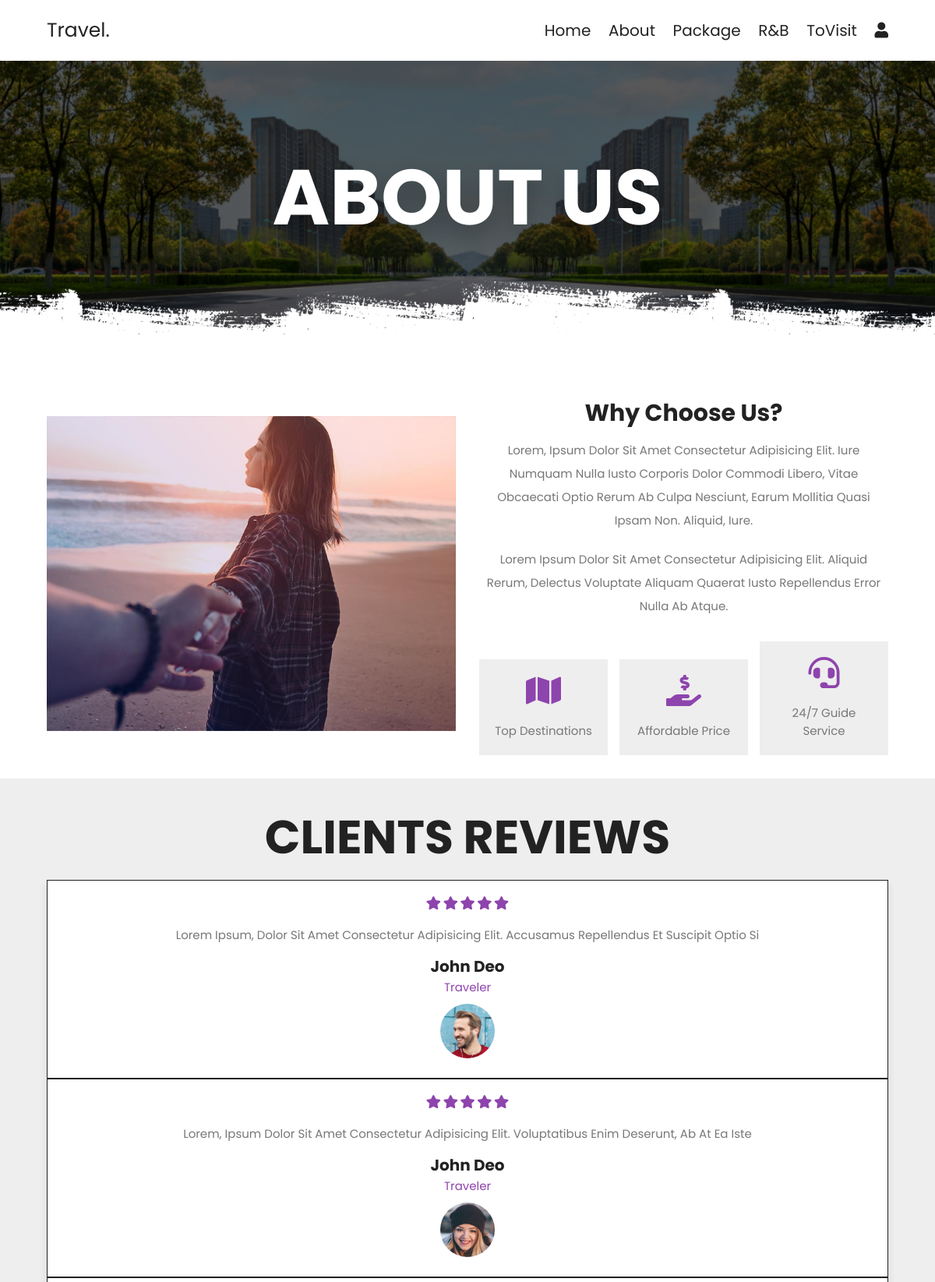
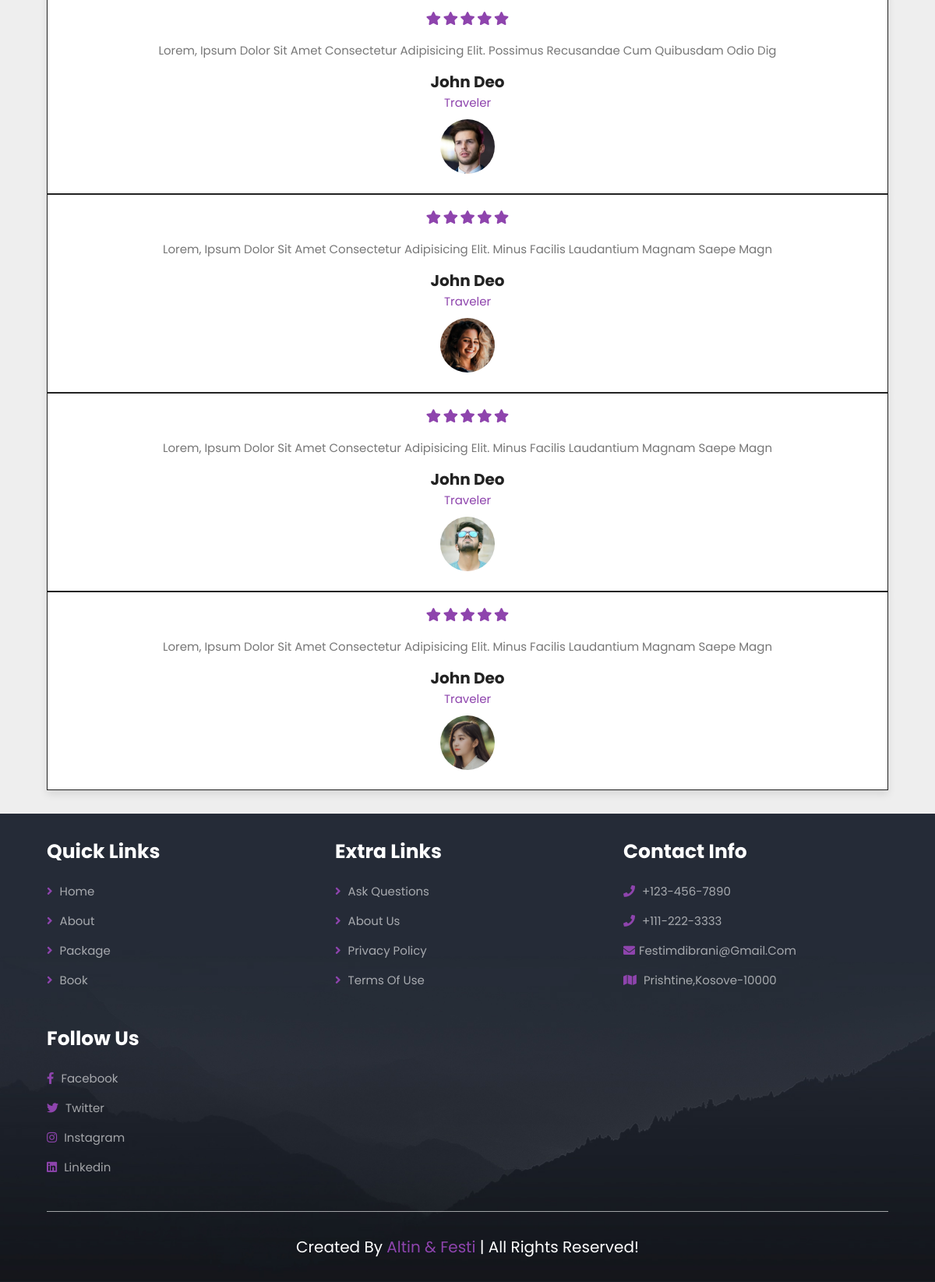
/About.php, run on the app's committed database (2 pictures, top to bottom).
### tables this page shows
CREATE TABLE `reviews` (
  `ID` int(11) NOT NULL,
  `review_description` varchar(100) NOT NULL,
  `review_client` varchar(50) NOT NULL,
  `review_image` text NOT NULL,
  `created_by` varchar(5) NOT NULL,
  `time` timestamp NOT NULL DEFAULT current_timestamp() ON UPDATE current_timestamp()
);

### About.php (the view, shortened to what this page needs)
<?php
 $conn=mysqli_connect("localhost","root","","about");
 $sql="SELECT * from reviews";
 $all_products=$conn->query($sql);
?>
<!DOCTYPE html>
<html lang="en">
<head>
   <link rel="stylesheet" href="https://unpkg.com/swiper@7/swiper-bundle.min.css" />
   <link rel="stylesheet" href="https://unpkg.com/swiper@7/swiper-bundle.min.css" />
   <link rel="stylesheet" href="https://cdnjs.cloudflare.com/ajax/libs/font-awesome/5.15.4/css/all.min.css">
   <link rel="stylesheet" href="style.css">
</head>
<body>
<section class="header">
   <a href="Home.php" class="logo">travel.</a>
   <nav class="navbar">
      <a href="home.php">home</a>
      <a href="about.php">about</a>
      <a href="package.php">package</a>
      <a href="book.php">R&B</a>
      <a href="Places.php">toVisit</a>
      <a href="#"><div id="login-btn" class="fas fa-user"></div></a>
   </nav>
</section>
<div class="heading" style="background:url(Fotot/header-bg-1.png) no-repeat">
   <h1>about us</h1>
</div>
<section class="about">
   <div class="image">
      <img src="Fotot/about-img.jpg" alt="">
   </div>
   <div class="content">
      <h3>why choose us?</h3>
      <p>Lorem, ipsum dolor sit amet consectetur adipisicing elit. Iure numquam nulla iusto corporis dolor commodi libero, vitae obcaecati optio rerum ab culpa nesciunt, earum mollitia quasi ipsam non. Aliquid, iure.</p>
      <p>Lorem ipsum dolor sit amet consectetur adipisicing elit. Aliquid rerum, delectus voluptate aliquam quaerat iusto repellendus error nulla ab atque.</p>
      <div class="icons-container">
         <div class="icons">
            <i class="fas fa-map"></i>
            <span>top destinations</span>
         </div>
         <div class="icons">
            <i class="fas fa-hand-holding-usd"></i>
            <span>affordable price</span>
         </div>
         <div class="icons">
            <i class="fas fa-headset"></i>
            <span>24/7 guide service</span>
         </div>
      </div>
   </div>
</section>
<section class="reviews">
   <h1 class="heading-title"> clients reviews </h1>
   <div class="swiper reviews-slider">
      <div class="swiper-wrapper">
      <?php
               while($row=mysqli_fetch_assoc($all_products)){
            ?>
         <div class="swiper-slide slide">
            <div class="stars">
               <i class="fas fa-star"></i>
               <i class="fas fa-star"></i>
               <i class="fas fa-star"></i>
               <i class="fas fa-star"></i>
               <i class="fas fa-star"></i>
            </div>
            <p><?php echo $row["review_description"] ?></p>
            <h3><?php echo $row["review_client"] ?></h3>
            <span>traveler</span>
            <img src="<?php echo $row["review_image"] ?>" alt="">
         </div>
         <?php
               }
      ?>
      </div>
   </div>
</section>
<section class="footer">
   <div class="box-container">
      <div class="box">
         <h3>quick links</h3>
         <a href="home.php"> <i class="fas fa-angle-right"></i> home</a>
         <a href="about.php"> <i class="fas fa-angle-right"></i> about</a>
         <a href="package.php"> <i class="fas fa-angle-right"></i> package</a>
         <a href="book.php"> <i class="fas fa-angle-right"></i> book</a>
      </div>
      <div class="box">
         <h3>extra links</h3>
         <a href="#"> <i class="fas fa-angle-right"></i> ask questions</a>
         <a href="#"> <i class="fas fa-angle-right"></i> about us</a>
         <a href="#"> <i class="fas fa-angle-right"></i> privacy policy</a>
         <a href="#"> <i class="fas fa-angle-right"></i> terms of use</a>
      </div>
      <div class="box">
         <h3>contact info</h3>
         <a href="#"> <i class="fas fa-phone"></i> +123-456-7890 </a>
         <a href="#"> <i class="fas fa-phone"></i> +111-222-3333 </a>
         <a href="#"> <i class="fas fa-envelope"></i>festimdibrani@gmail.com</a>
         <a href="#"> <i class="fas fa-map"></i> Prishtine,Kosove-10000 </a>
      </div>
      <div class="box">
         <h3>follow us</h3>
         <a href="#"> <i class="fab fa-facebook-f"></i> facebook </a>
         <a href="#"> <i class="fab fa-twitter"></i> twitter </a>
         <a href="#"> <i class="fab fa-instagram"></i> instagram </a>
         <a href="#"> <i class="fab fa-linkedin"></i> linkedin </a>
      </div>
   </div>
   <div class="credit"> created by <span>Altin & Festi</span> | all rights reserved! </div>
</section>
</body>

### style.css (style rules this page uses)
:root { --main-color:#8e44ad; --black:#222; --white:#fff; --light-black:#777; --light-white:#fff9; --dark-bg:rgba(0,0,0,.7); --light-bg:#eee; --border:.1rem solid var(--black); --box-shadow: 0 .5rem 1rem rgba(0,0,0,.1); --text-shadow: 0 1.5rem 3rem rgba(0,0,0,.3); }
* { font-family: 'Poppins',sans-serif; margin: 0; padding: 0; box-sizing: border-box; outline: none; border: none; text-decoration:none; text-transform: capitalize; }
html { font-size: 62.5%; overflow-x: hidden; }
section { padding: 5rem 10%; }
.header { position: static; top: 0; left: 0; right: 0; z-index: 1000; background-color: var(--white); display: flex; padding-top:2rem ; padding-bottom: 2rem; box-shadow: var(--box-shadow); align-items: center; justify-content: space-between; }
.header .logo { font-size: 2.5rem; color: var(--black); }
.header .navbar a { font-size: 2rem; margin-left: 2rem; color: var(--black); }
.heading { background-size: cover !important; background-position: center !important; padding-top: 10rem; padding-bottom:15rem; display: flex; align-items: center; justify-content: center; }
.heading h1 { font-size: 10rem; text-transform: uppercase; color:var(--white); text-shadow: var(--text-shadow); }
.about { display: flex; align-items: center; flex-wrap: wrap; gap:3rem; }
.about .image { flex:1 1 41rem; }
.about .image img { width: 100%; }
.about .content { flex:1 1 41rem; text-align: center; }
.about .content h3 { font-size: 3rem; color:var(--black); }
.about .content p { font-size: 1.5rem; color:var(--light-black); line-height: 2; padding:1rem 0; }
.about .content .icons-container { margin-top: 2rem; display: flex; flex-wrap: wrap; gap:1.5rem; align-items: flex-end; }
.about .content .icons-container .icons { background: var(--light-bg); padding:2rem; flex:1 1 16rem; }
.about .content .icons-container .icons i { font-size: 4rem; margin-bottom: 2rem; color:var(--main-color); }
.about .content .icons-container .icons span { font-size: 1.5rem; color:var(--light-black); display:block; }
.reviews { background: var(--light-bg); }
.reviews .slide { padding:2rem; border:var(--border); background: var(--white); text-align: center; box-shadow: var(--box-shadow); user-select: none; }
.reviews .slide .stars { padding-bottom: .5rem; }
.reviews .slide .stars i { font-size: 1.7rem; color:var(--main-color); }
.reviews .slide p { font-size: 1.5rem; color:var(--light-black); line-height: 2; padding:1rem 0; }
.reviews .slide h3 { font-size: 2rem; color:var(--black); }
.reviews .slide span { font-size: 1.5rem; color:var(--main-color); display: block; }
.reviews .slide img { height: 7rem; width: 7rem; border-radius: 50%; margin-top: 1rem; }
.footer { background: url(./Fotot/footer-bg.jpg) no-repeat; background-size: cover; background-position: center; }
.footer .box-container { display: grid; grid-template-columns: repeat(auto-fit,minmax(25rem,1fr)); gap: 3rem; }
.footer .box-container .box h3 { color: var(--white); font-size: 2.5rem; padding-bottom: 2rem; }
.footer .box-container .box a { color: var(--light-white); font-size: 1.5rem; padding-bottom: 1.5rem; display: block; }
.footer .box-container .box a i { color: var(--main-color); padding-right: .5rem; transition: .2s linear; }
.footer .credit { text-align: center; padding-top: 3rem; margin-top: 3rem; border-top: .1rem solid var(--light-white); font-size: 2rem; color: var(--white); }
.footer .credit span { color: var(--main-color); }
.heading-title { text-align: center; margin-bottom:1rem; font-size: 6rem; text-transform: uppercase; color: var(--black); }
@media (max-width:1200px) { section { padding: 3rem 5%; } }

### data on the page
reviews: review_description "Lorem Ipsum, Dolor Sit Amet Consectetur Adipisicing Elit. Accusamus Repellendus Et Suscipit Optio Si", review_client "John Deo", review_image (picture)
reviews: review_description "Lorem, Ipsum Dolor Sit Amet Consectetur Adipisicing Elit. Voluptatibus Enim Deserunt, Ab At Ea Iste", review_client "John Deo", review_image (picture)
reviews: review_description "Lorem, Ipsum Dolor Sit Amet Consectetur Adipisicing Elit. Possimus Recusandae Cum Quibusdam Odio Dig", review_client "John Deo", review_image (picture)
reviews: review_description "Lorem, Ipsum Dolor Sit Amet Consectetur Adipisicing Elit. Minus Facilis Laudantium Magnam Saepe Magn", review_client "John Deo", review_image (picture)
reviews: review_description "Lorem, Ipsum Dolor Sit Amet Consectetur Adipisicing Elit. Minus Facilis Laudantium Magnam Saepe Magn", review_client "John Deo", review_image (picture)
reviews: review_description "Lorem, Ipsum Dolor Sit Amet Consectetur Adipisicing Elit. Minus Facilis Laudantium Magnam Saepe Magn", review_client "John Deo", review_image (picture)
